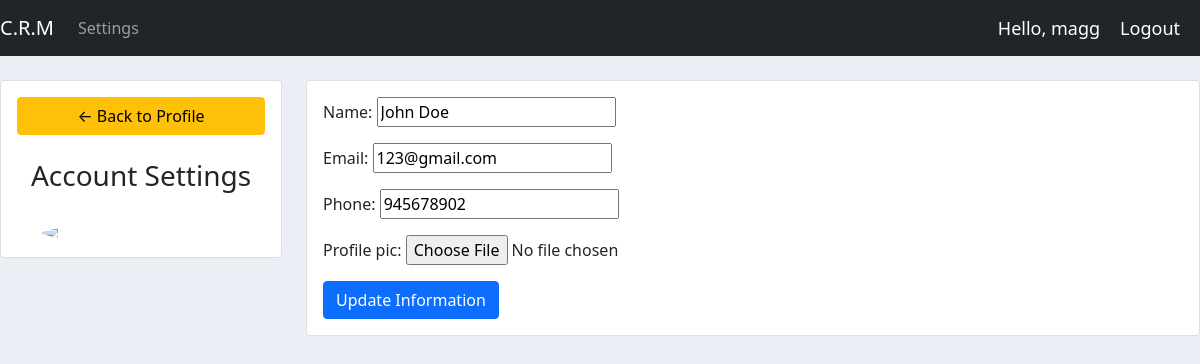
Screenshot of /settings/ (signed in) with the database file from the repository.
### accounts/models.py (models this page shows, shortened)
class Customer(models.Model):
    user = models.OneToOneField(
        User, null=True, blank=True, on_delete=models.CASCADE)
    name = models.CharField(max_length=200, null=True)
    email = models.CharField(max_length=200, null=True)
    phone = models.CharField(max_length=200, null=True)
    date_created = models.DateTimeField(auto_now_add=True, null=True)
    profile_pic = models.ImageField(
        default="avatar.jpg", null=True, blank=True)
    @property
    def image_url(self):
        if self.profile_pic and hasattr(self.profile_pic, 'url'):
            return self.profile_pic.url

### accounts/decorators.py (the view)
        def wrapper_func(request, *args, **kwargs):
            group = None
            if request.user.groups.exists():
                group = request.user.groups.all()[0].name
            if group in allowed_roles:
                return view_func(request, *args, **kwargs)
            else:
                return HttpResponse('You are not authorized to view this pa(ge')
            return view_func(request, *args, **kwargs)

### accounts/forms.py
class CustomerForm(ModelForm):
    class Meta:
        model = Customer
        fields = '__all__'
        exclude = ['user']

### accounts/views.py (called while the page is built)
@login_required
@allowed_users(allowed_roles=['customer'])
def accountSettings(request):
    customer = request.user.customer
    form = CustomerForm(instance=customer)
    if request.method == 'POST':
        form = CustomerForm(request.POST, request.FILES, instance=customer)
        if form.is_valid():
            form.save()
    context = {'form': form}
    return render(request, 'accounts/profile_settings.html', context)

### accounts/templates/accounts/profile_settings.html (shortened to what this page needs)
{% extends "accounts/base.html" %}
{% block content %}
<br>
<div class="row">
    <div class="col-md-3">
        <div class="card card-body">
            <a class="btn btn-warning" href="{% url 'home' %}"> &#8592; Back to Profile</a>
            <br>
            <h3 style="text-align: center">Account Settings</h3>
            <br>
            <img class="profile-pic" src="{{request.user.customer.image_url}}">
        </div>
    </div>
    <div class="col-md-9">
        <div class="card card-body">
            <form method="POST" action="" enctype="multipart/form-data">
            	{{ form.as_p }}
                <input class="btn btn-primary" type="submit" value="Update Information">
            </form>
        </div>
    </div>
</div>
{% endblock %}

### accounts/templates/accounts/navbar.html (shortened to what this page needs)
{% load static %}
<nav class="navbar navbar-expand-lg navbar-dark bg-dark">
    <a class="navbar-brand" href="#">C.R.M</a>
    <div class="collapse navbar-collapse" id="navbarNav">
      <ul class="navbar-nav">
        {% if request.user.is_staff %}
        <li class="nav-item active">
          <a class="nav-link" href="{% url 'home' %}">Dashboard</a>
        </li>
        <li class="nav-item">
          <a class="nav-link" href="{% url 'products' %}">Products</a>
        </li>
        {% else %}
        <li class="nav-item">
          <a class="nav-link" href="{% url 'settings' %}">Settings</a>
        </li>
        {% endif %}
      </ul>
    </div>
    <span id="hello-msg">Hello, {{ request.user }} </span>
    <span ><a id="hello-msg" href="{% url 'logout' %}">Logout</a></span>
  </nav>

### static/css/main.css (style rules this page uses)
body { background-color: #ebeff5; }

### accounts/templates/accounts/navbar.html (style rules this page uses)
#hello-msg { color: #fff; margin-right: 20px; font-size: 18px; text-decoration: none; }

### accounts/templates/accounts/profile_settings.html (style rules this page uses)
.profile-pic { max-width: 200px; max-height: 200px; margin-left: 25px; border-radius: 50%; }

### rows the page displays
Customer: name "John Doe", email "123@gmail.com", phone "945678902"

### other values shown
{{ request.user }} "magg"
